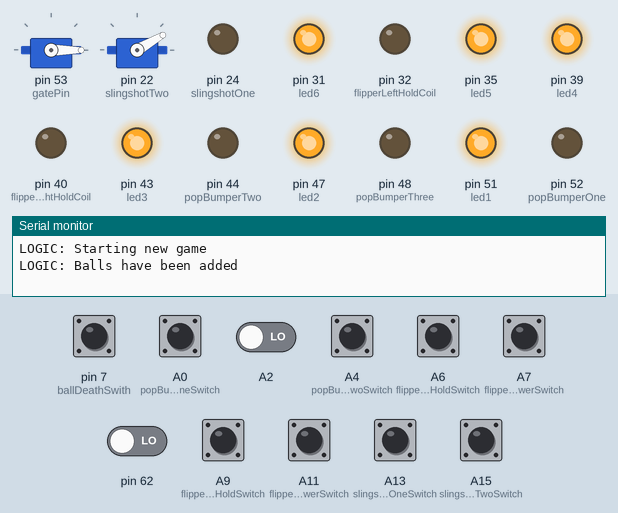
Recording of a sketch running on a simulated Arduino Mega 2560, built with avr-gcc and run on an emulated ATmega2560. Shown: 2 × servo, output pins drawn as LEDs (lit = HIGH), the last lines printed to the serial monitor. Wiring (inferred from the names in the program): servo: signal pin 22. Dashed ring = blinking. The test bench sets the inputs (shaded band); at power-on: A0 (popBumperOneSwitch), A2, A4 (popBumperTwoSwitch), A6 (flipperLeftHoldSwitch), A7 (flipperLeftPowerSwitch), A9 (flipperRightHoldSwitch), A11 (flipperRightPowerSwitch), A13 (slingshotOneSwitch), A15 (slingshotTwoSwitch), pin 7 (ballDeathSwith), pin 62 LOW. Servo pulses on a pin are drawn as a servo (544–2400 µs = 0–180°); pins used as bus, display or sensor lines are not drawn.

Above: at 2.3 s.
2.4 s: A0 (popBumperOneSwitch) pulled HIGH for 0.15 s
At 3.6 s:
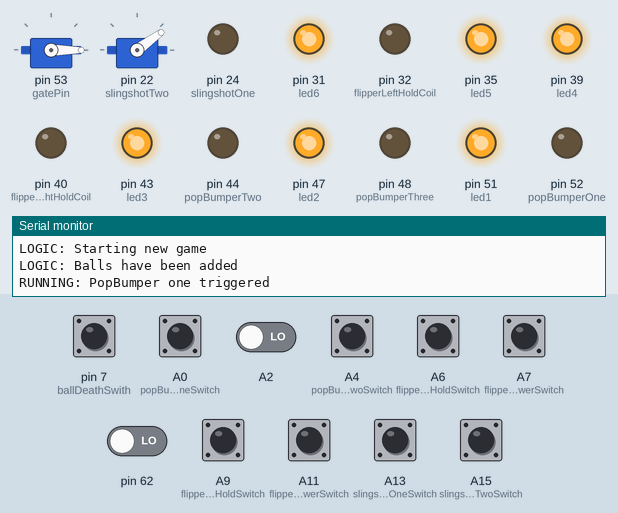
4.0 s: A2 driven HIGH
At 4.26 s:
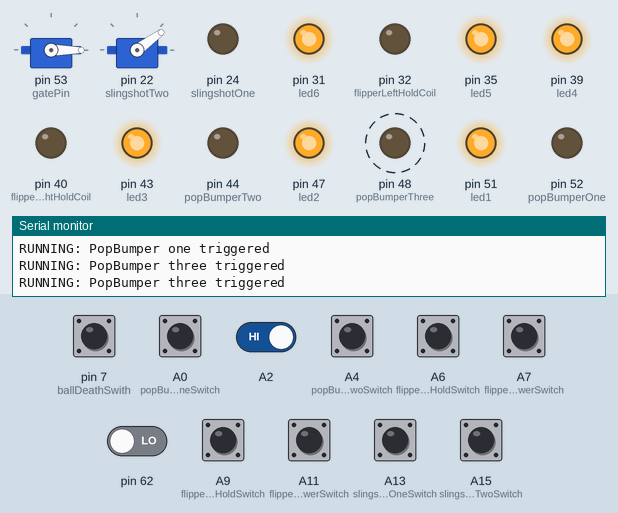
7.0 s: pin 7 (ballDeathSwith) pulled HIGH for 0.15 s
At 8.7 s:
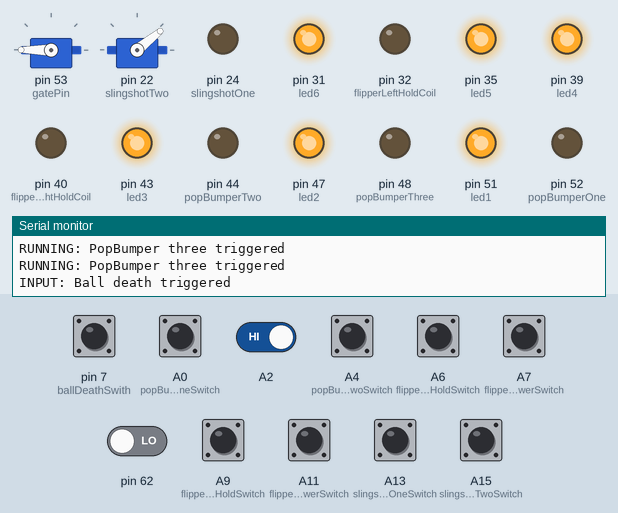
10.0 s: A4 (popBumperTwoSwitch) pulled HIGH for 0.15 s
At 10.27 s:
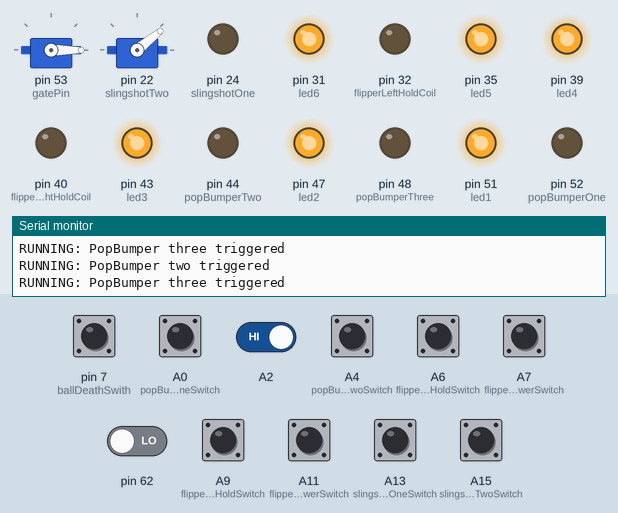
13.0 s: A7 (flipperLeftPowerSwitch) pulled HIGH for 0.15 s
At 13.31 s:
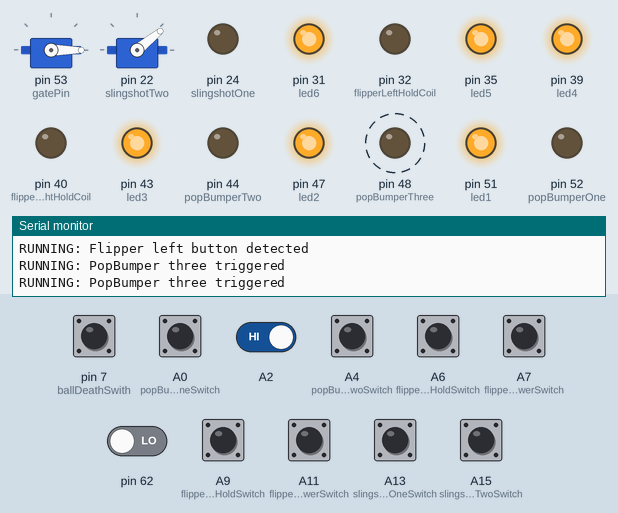
16.0 s: A11 (flipperRightPowerSwitch) pulled HIGH for 0.15 s
At 32.96 s:
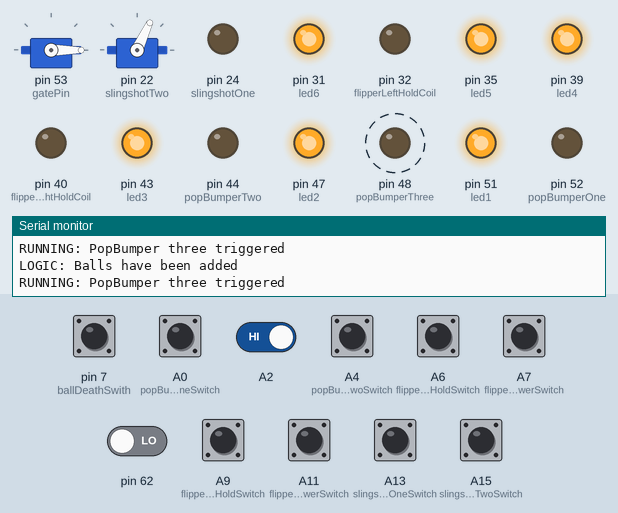
Timing chart, 0 to 34.4 s (numbered marks = the images above; inputs shaded):
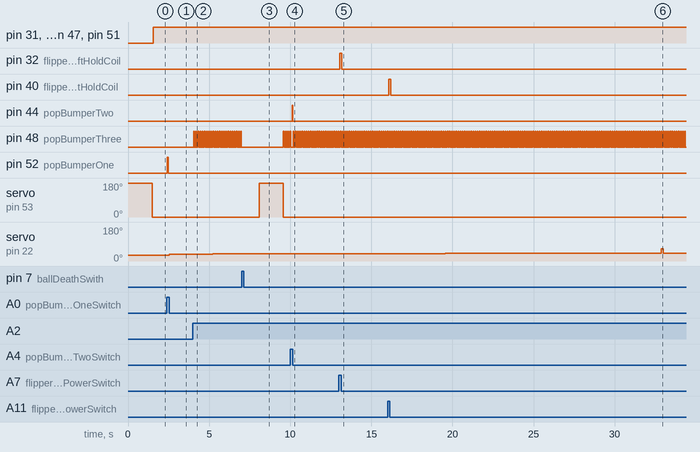

Measured:
- after the input at 2.4 s, pin 52 (popBumperOne): LOW → HIGH at once, → LOW 0.04 s later; servo on pin 22 (slingshotTwo): 30° → 36° after 0.16 s
- after the input at 4.0 s, pin 48 (popBumperThree): alternates HIGH for 0.04 s and LOW for 0.09 s, starting after 0.05 s; servo on pin 22 (slingshotTwo): 36° → 39° after 1.2 s
- after the input at 7.0 s, servo on pin 53 (gatePin): 0° → 180° after 1.1 s, → 0° 1.5 s later
- after the input at 10.0 s, pin 44 (popBumperTwo): LOW → HIGH after 0.11 s, → LOW 0.04 s later
- after the input at 13.0 s, pin 32 (flipperLeftHoldCoil): LOW → HIGH at once, → LOW 0.13 s later
- after the input at 16.0 s, pin 40 (flipperRightHoldCoil): LOW → HIGH after 0.08 s, → LOW 0.13 s later

The sketch:

maincode.ino
```cpp
/* This is the code for the main microcontroler.
*
*
*This control jobs are:
* [x]coin counter
* [x]fliper control
* [x]com with screen ardino
* [ ]games played
* [x]display intergation
* [ASAP]test code
*
*
*/

#include <Servo.h>  // servo library

Servo servo1;  // servo control object

int angle;


 //pop bumpers
const int popBumperOneSwitch = A0;
const int popBumperOne = 52;

const int popBumperTwoSwitch = A4;
const int popBumperTwo = 44;

const int popBumperThreeSwitch = A2;
const int popBumperThree = 48;

//flippers
const int flipperRightHoldSwitch = A9;
const int flipperRightHoldCoil = 40;
const int flipperRightPowerSwitch = A11;
const int flipperRightPowerCoil = 36;

const int flipperLeftHoldSwitch = A6;
const int flipperLeftHoldCoil = 32;
const int flipperLeftPowerSwitch = A7;
const int flipperLeftPowerCoil = 28;

//slingshots
const int slingshotOneSwitch = A13;
const int slingshotOne = 24;

const int slingshotTwoSwitch = A15;
const int slingshotTwo = 22;

//leds
const int led1 = 51;
const int led2 = 47;
const int led3 = 43;
const int led4 = 39;
const int led5 = 35;
const int led6 = 31;

//more
const int gatePin = 53;

const int coinDetect = 100;
const int ballDeathSwith = 7;

//stuff
const int newBalls = 5;
const int minCoinsRequerd = 1;

//points
const int pointsForPopBumper = 1;
const int pointsForSlingShot = 1;
const int pointsForRollOver = 1;

//free balls
const int freeBalls = 1;
const int freeBallPoints = 200;

//***************************************************************************************************************

// PUBLIC VARs and setup

const bool inputLogging = true; //Enable this to check if inputs are working

int scoreRecord;
int score;// the score for a inivial game
int coinsCounted; // the total coin in the maching
int coins; //
int ballsRemaining;
String message;
int freeBallPointsTracker = freeBallPoints;

int gameClock = 0;//this is used to make sure a lost ball does not get counted twice (independent from game state);
int recentLostBall = 0;

bool gameState;


//int money;

void setup() {

servo1.attach(gatePin, 900, 2100);

    // initialize the LED pin as an output:
    pinMode(popBumperOne, OUTPUT);
    pinMode(popBumperTwo, OUTPUT);
    pinMode(popBumperThree, OUTPUT);

    pinMode(flipperRightPowerCoil, OUTPUT);
    pinMode(flipperRightHoldCoil, OUTPUT);

    pinMode(flipperLeftPowerCoil, OUTPUT);
    pinMode(flipperLeftHoldCoil, OUTPUT);

    pinMode(slingshotOne, OUTPUT);
    pinMode(slingshotTwo, OUTPUT);

    // initialize the pushbutton pin as an input:
    pinMode(popBumperOneSwitch, INPUT);
    pinMode(popBumperTwoSwitch, INPUT);
    pinMode(popBumperOneSwitch, INPUT);

    pinMode(flipperRightHoldSwitch, INPUT);
    pinMode(flipperLeftHoldSwitch, INPUT);
    pinMode(flipperRightPowerSwitch, INPUT);
    pinMode(flipperLeftPowerSwitch, INPUT);

    pinMode(slingshotOneSwitch, INPUT);
    pinMode(slingshotTwoSwitch, INPUT);

    pinMode(coinDetect, INPUT);
    pinMode(ballDeathSwith, INPUT);

    pinMode(led1, OUTPUT);
    pinMode(led2, OUTPUT);
    pinMode(led3, OUTPUT);
    pinMode(led4, OUTPUT);
    pinMode(led5, OUTPUT);
    pinMode(led6, OUTPUT);

    //initialize Serial comuticion
    Serial.begin(9600); // start serial communication at 9600bps with USB port
    Serial1.begin(9600); // start serial1 communication at 9600bps with screen control aduino

    Serial.flush(); // flush communication
    Serial1.flush(); // flush communication
}

void loop(){

    GameControl();

    ElectronicsLoop();

    ToDisplay(message);

    delay(50);

    gameClock += 1;
    if (gameClock == 10000) {
      gameClock = 0;
      recentLostBall -= 10000;
    }

    LedGridLightUP();
}


//*********************************************************************************************************

//GAME LOGIC


void GameControl(){
    bool coinCounted;
    int coinDetected = digitalRead(coinDetect);
    int ballState = digitalRead(ballDeathSwith);
    bool ballCounted;

    message = "000000";


    //Serial.read()

    coins = 1;

    if (coinDetected == HIGH) {//if coin sensor is on
        if(coinCounted == false){//and we have not counted it yet
            coinsCounted++;
            coins++;
            coinCounted = true;//count it
            Serial.println("LOGIC: Coin counted");
        }
    } else if (coinDetected == LOW) {//if sensor is off
        coinCounted = false;//let us count it next time
    }

    //this closesn the gate if all balls have been used
    if (ballsRemaining < 1){
      if (gameState == true) {
        //BallGateControl(false);//no need to close gate
        gameState = false;
        Serial.println("LOGIC: Game ended");
      }
    }

    if (ballState == HIGH){
      Serial.println("INPUT: Ball death triggered");
        if (ballCounted == false){
          if (gameClock-recentLostBall < 3000) {//make sure that bounced ball is not counted twice
            ballsRemaining -= 1;
            ballCounted = true;
            delay(1000);//delay after ball is detected
            if (ballsRemaining > 0) {
              ReleaseBall();
            }
          }
        }
    } else {
      ballCounted = false;
    }

    //this checks if requarments to start the game has been reheched and
    if (gameState == true){
        if (score > freeBallPointsTracker){
            AddBalls(freeBalls);
            freeBallPointsTracker = score + freeBallPoints;
        }
        DisplayInt(score);
    } else {
        if (coins >= minCoinsRequerd){
            //if (startPushed == HIGH){
                coins -= minCoinsRequerd;
                StartGame();
            //} else {
            //    setMessage("aaaaaa");//enough coins
            //}
        } else {
            setMessage("aaaaaa");//not enough coins coins
        }
    }
}

void StartGame(){
    Serial.println("LOGIC: Starting new game");

    //resets varible to defalt states
    gameState = true;
    score = 0;
    message = "aaaaaa";

    AddBalls(newBalls);
    ReleaseBall();
}

void AddBalls(int _ballsToAdd){
    ballsRemaining += _ballsToAdd;
    Serial.println("LOGIC: Balls have been added");
}

void ReleaseBall() {
  servo1.write(180);
  delay(1500);
  servo1.write(0);
}

void AddScore(int _score){
    score += _score;
    if (score > 30000) {
      score = 0;
      freeBallPointsTracker = freeBallPoints;
    }
}

void DisplayInt(int score) {
int setLength = 1;
if (score > 9) {
setLength = 2;
}
if (score > 99) {
setLength = 3;
}
if (score > 999) {
setLength = 4;
}
if (score > 9999) {
setLength = 5;
}
if (score > 99999) {
setLength = 6;
}

String setstring;
int getChar;
String comb;
String comb2;

for (int i = 0; i < setLength; i++) {
getChar = 0;
if (i == 0) {
getChar = (score / 1U) % 10;
}
if (i == 1) {
getChar = (score / 10U) % 10;
}
if (i == 2) {
getChar = (score / 100U) % 10;
}
if (i == 3) {
getChar = (score / 1000U) % 10;
}
if (i == 4) {
getChar = (score / 10000U) % 10;
}
if (i == 5) {
getChar = (score / 100000U) % 10;
}

comb2 = setstring;

if (getChar == 0) {
comb = "0";
}
if (getChar == 1) {
comb = "1";
}
if (getChar == 2) {
comb = "2";
}
if (getChar == 3) {
comb = "3";
}
if (getChar == 4) {
comb = "4";
}
if (getChar == 5) {
comb = "5";
}
if (getChar == 6) {
comb = "6";
}
if (getChar == 7) {
comb = "7";
}
if (getChar == 8) {
comb = "8";
}
if (getChar == 9) {
comb = "9";
}
setstring = comb + comb2;
}

for (int i = 0; i < 5-setLength; i++) {
setstring = "a"+setstring;
}
if (setstring == "aaaa0") {
message = "aaaaa0";
} else {
message = setstring+"0";
}
}

void setMessage(String mess) {
  //message[];
  //for (int i = 0; i < sizeof(mess); i++) {
  //  message[i] = mess[i];
  //}
message = mess;
}

void ToDisplay (String _inputString){ //could work for length 6 to 1
    int lengthInput = _inputString.length();
    /*char setCharThing[6];*/
    String combine = "$PIN4"+_inputString;
    /*if (combine.startsWith("$") == false) {
      return true;
    }*/
    //Serial.println(combine);
    /*combine.toCharArray(setCharThing, 12);*/

    //Serial.println(setCharThing);

    if (true || (lengthInput < 7 && lengthInput > -1)){
        Serial1.print(combine);
        //Serial1.write(setCharThing);
        Serial1.write('\n');
        //Serial.println(_inputChar);

    } else if (lengthInput > 6){// not supported yet.
        Serial.println("ERROR: string value too long");
    } else {
        Serial.println("ERROR: invalited print to display value");
    }
}

bool RollOverSwichLogic(int _inputPin){// NOT TESTED will take in a pin and making into a bool roll over switch
    int rollOverSwich = digitalRead(_inputPin);
    bool rollOverSwichCounted;

    if (rollOverSwich == HIGH && rollOverSwichCounted == false){
        rollOverSwichCounted = true;
        return true;

    } else if (rollOverSwich == LOW){
        rollOverSwichCounted = false;
        return false;

    } else {
        return false;
    }
}

void LedGridLightUP(){
    int myLeds[6] = {led1,led2,led3,led4,led5,led6};
    int myLedsSize = sizeof(myLeds);
    int lights;
    /*if (gameState == true){
        if (score > freeBallPointsTracker){
            lights++;
        }*/
        for(int i; i <= myLedsSize; i++){
            digitalWrite(myLeds[i], HIGH);
        }
   /* } else {
        for(int i; i <= myLedsSize; i++){
            digitalWrite(myLeds[i], LOW);
        }
    }*/
}


//******************************************************************************************************


// ELECTRONICS CONTROL


void ElectronicsLoop(){
    SlingshotControl("Slingshot one", slingshotOne, slingshotOneSwitch, pointsForSlingShot);
    SlingshotControl("Slingshot two", slingshotTwo, slingshotTwoSwitch, pointsForSlingShot);
    PopBumperControl("PopBumper one", popBumperOne, popBumperOneSwitch, pointsForPopBumper);
    PopBumperControl("PopBumper two", popBumperTwo, popBumperTwoSwitch, pointsForPopBumper);
    PopBumperControl("PopBumper three", popBumperThree, popBumperThreeSwitch, pointsForPopBumper);
    FlipperControl("Flipper left", flipperLeftPowerCoil, flipperLeftHoldCoil, flipperLeftPowerSwitch, flipperLeftHoldSwitch);
    FlipperControl("Flipper right", flipperRightPowerCoil, flipperRightHoldCoil, flipperRightPowerSwitch, flipperRightHoldSwitch);
}

void PopBumperControl(String which, int _popBumper, int _popBumperSwitch, int _points){

    int buttonState = 1; // variable for reading the pushbutton status
    // read the state of the pushbutton value:
    buttonState = digitalRead(_popBumperSwitch);

   if (inputLogging == true && buttonState == HIGH) {
     Serial.println("RUNNING: " + which + " triggered");
   }

    // check if the pushbutton is pressed. If it is, the buttonState is HIGH:
    if (buttonState == HIGH) {
        // turn LED on:
        AddScore(_points);
        digitalWrite(_popBumper, HIGH);
        delay(40);
        digitalWrite(_popBumper, LOW);
        delay(40);
    } else {
        // turn LED off:
        digitalWrite(_popBumper, LOW);
    }
}

void RollOverSwichControl (int _rollOverSwich){
    bool swichState;
    swichState = RollOverSwichLogic(_rollOverSwich);
    if (swichState){
        AddScore(pointsForRollOver);
    }
}

void UseLED(int _ledPin,  int _mode){//NOT DONE
    bool LEDState;

    if (_mode == 0){// LED off
        LEDState = true;
    } else if (_mode == 1){//LED on
        LEDState = false;
    } else if (_mode == 2) { // LED pulse
        LEDState = true;
        delay(40);//ajust time
        LEDState = false;
    }else if (_mode == 3){ // LED bink DO NOT USE
        digitalWrite(_ledPin, HIGH);
    }

    if (LEDState){
        digitalWrite(_ledPin, HIGH);
    }else{
        digitalWrite(_ledPin, LOW);
    }
}

void FlipperControl(String which, int _flipperPowerCoil, int _flipperHoldCoil, int _flipperPowerSwitch, int _flipperHoldSwitch) {

    int buttonState = 1;
    int button2State = 1;
    // read the state of the pushbutton value:
    buttonState = digitalRead(_flipperPowerSwitch);
    button2State = digitalRead(_flipperHoldSwitch);

    if (inputLogging == true) {

    if (button2State == HIGH) {
     Serial.println("RUNNING: " + which + " hold switch triggered");
    }

    if (buttonState == HIGH) {
      Serial.println("RUNNING: " + which + " button detected");
    }

    }

    // check if the pushbutton is pressed. If it is, the buttonState is HIGH:
    if (buttonState == HIGH && button2State == LOW) {
        digitalWrite(_flipperHoldCoil, HIGH);
        digitalWrite(_flipperPowerCoil, HIGH);
    } else if (buttonState == HIGH && button2State == HIGH){
        digitalWrite(_flipperPowerCoil, LOW);
    } else {
        // turn LED off:
        digitalWrite(_flipperPowerCoil, LOW);
        digitalWrite(_flipperHoldCoil, LOW);
    }
}

void SlingshotControl(String which, int _slingshot, int _slingshotSwitch, int _points) {//NOT DONE

    int buttonState = 1; // variable for reading the pushbutton status
    // read the state of the pushbutton value:
    buttonState = digitalRead(_slingshotSwitch);

    // check if the pushbutton is pressed. If it is, the buttonState is HIGH:
    if (buttonState == HIGH) {
        // turn LED on:
        if (inputLogging == true) {
        Serial.println("RUNNING: " + which + " triggered");
        }
        //AddScore(_points);
        digitalWrite(_slingshot, HIGH);
        delay(40);
        digitalWrite(_slingshot, LOW);
        delay(40);
    } else {
        // turn LED off:
        digitalWrite(_slingshot, LOW);
    }
}
```
